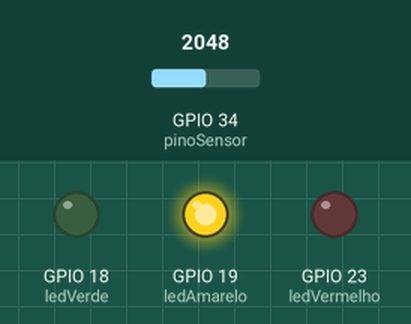
Bench run of a sketch on a simulated ESP32. Parts: output pins drawn as LEDs (lit = HIGH). Inputs (shaded band) come from the test bench; at power-on: GPIO 34 (pinoSensor) = 2048. WiFi joins after 1.5 s; servers stay silent unless stated; no MQTT or app messages arrive unless stated; what the sketch prints to the serial monitor is not drawn.

Above: at 5.7 s.
5.8 s: GPIO 34 (pinoSensor) set to 1555
8.1 s: GPIO 34 (pinoSensor) set to 1467
At 9.1 s:
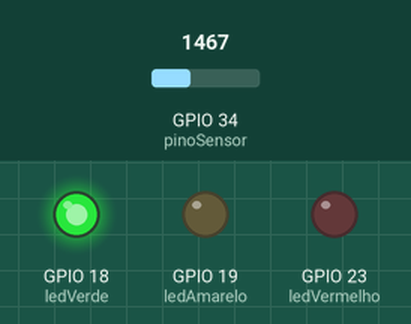
9.6 s: GPIO 34 (pinoSensor) set to 3040
At 11.0 s:
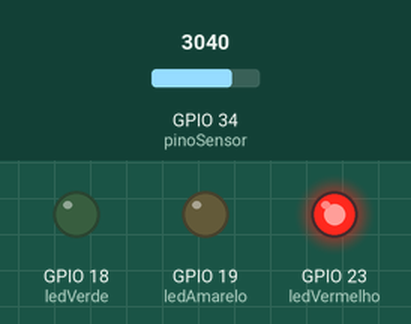
15.0 s: GPIO 34 (pinoSensor) set to 2944
At 15.8 s:
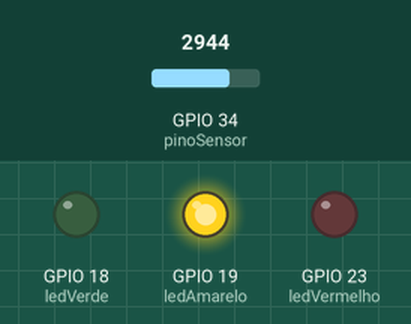
Timing chart, 0 to 17.8 s (numbered marks = the images above; inputs shaded):
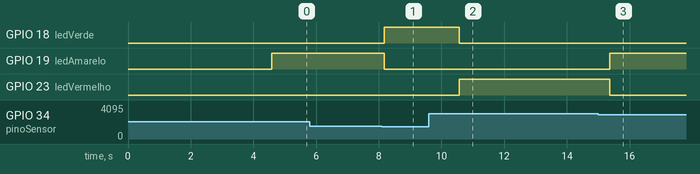

The sketch:

sketch.ino
```cpp
#include <WiFi.h>
#include <WiFiClient.h>
#include <PubSubClient.h>

// Intervalo de tempo entre as leituras (em milissegundos)
long tempoAnterior = 0;
int intervaloLeitura = 1200;

// Pinos dos LEDs
const int ledVermelho = 23;
const int ledAmarelo = 19;
const int ledVerde = 18;

// Pino analógico simulado (use 34 no Wokwi)
const int pinoSensor = 34;

// Credenciais Wi-Fi
const char* ssid = "Wokwi-GUEST";
const char* senha = "";

// Informações do broker MQTT
const char* brokerMQTT = "broker.hivemq.com";
const char* nomeClienteMQTT = "MonitorNivelAgua";
const int portaMQTT = 1883;

// Objetos para conexão Wi-Fi e MQTT
WiFiClient clienteWiFi;
PubSubClient clienteMQTT(clienteWiFi);

// Função para conectar ao Wi-Fi
void conectarWiFi() {
  WiFi.begin(ssid, senha);
  Serial.print("Conectando ao Wi-Fi");
  while (WiFi.status() != WL_CONNECTED) {
    delay(500);
    Serial.print(".");
  }
  Serial.println("\n✅ Conectado ao Wi-Fi!");
  Serial.print("IP: ");
  Serial.println(WiFi.localIP());
}

// Callback para mensagens recebidas via MQTT
void tratarMensagem(char* topico, byte* carga, unsigned int tamanho) {
  String mensagemRecebida;

  for (int i = 0; i < tamanho; i++) {
    mensagemRecebida += (char)carga[i];
  }

  Serial.print("📩 Mensagem recebida do tópico ");
  Serial.print(topico);
  Serial.print(": ");
  Serial.println(mensagemRecebida);
}

// Função para conectar ao broker MQTT
void conectarMQTT() {
  while (!clienteMQTT.connected()) {
    Serial.print("🔄 Conectando ao broker MQTT... ");
    if (clienteMQTT.connect(nomeClienteMQTT)) {
      Serial.println("✅ Conectado com sucesso!");
      clienteMQTT.subscribe("NivelAgua/Esgoto");
    } else {
      Serial.print("❌ Falha. Código: ");
      Serial.print(clienteMQTT.state());
      Serial.println(" - Tentando novamente em 2s...");
      delay(2000);
    }
  }
}

// Setup inicial
void setup() {
  Serial.begin(9600);
  delay(3000); // Tempo para abrir monitor serial

  // Configura os pinos dos LEDs como saída
  pinMode(ledVerde, OUTPUT);
  pinMode(ledAmarelo, OUTPUT);
  pinMode(ledVermelho, OUTPUT);

  // Apaga todos os LEDs inicialmente
  digitalWrite(ledVerde, LOW);
  digitalWrite(ledAmarelo, LOW);
  digitalWrite(ledVermelho, LOW);

  // Conecta ao Wi-Fi e ao broker MQTT
  conectarWiFi();
  clienteMQTT.setServer(brokerMQTT, portaMQTT);
  clienteMQTT.setCallback(tratarMensagem);
}

// Loop principal
void loop() {
  // Reconecta se perder a conexão MQTT
  if (!clienteMQTT.connected()) {
    conectarMQTT();
  }
  clienteMQTT.loop(); // Mantém a conexão ativa

  long tempoAtual = millis();
  if (tempoAtual - tempoAnterior >= intervaloLeitura) {
    tempoAnterior = tempoAtual;

    // Simula leitura analógica do sensor
    int leituraAnalogica = analogRead(pinoSensor);

    // Converte para string e publica via MQTT
    char mensagemMQTT[10];
    sprintf(mensagemMQTT, "%d", leituraAnalogica);
    clienteMQTT.publish("NivelAgua/Esgoto", mensagemMQTT);

    Serial.print("📤 Nível de água enviado: ");
    Serial.println(leituraAnalogica);

    // Lógica para acender os LEDs com base na faixa de valores
    if (leituraAnalogica <= 1500) {
      // Nível BAIXO: LEDs verde aceso
      digitalWrite(ledVerde, HIGH);
      digitalWrite(ledAmarelo, LOW);
      digitalWrite(ledVermelho, LOW);
    }
    else if (leituraAnalogica <= 3000) {
      // Nível MÉDIO: LED amarelo aceso
      digitalWrite(ledVerde, LOW);
      digitalWrite(ledAmarelo, HIGH);
      digitalWrite(ledVermelho, LOW);
    }
    else {
      // Nível ALTO: LED vermelho aceso
      digitalWrite(ledVerde, LOW);
      digitalWrite(ledAmarelo, LOW);
      digitalWrite(ledVermelho, HIGH);
    }
  }
}
```

Measured:
- the behaviour switches between 1501 and 1500 on GPIO 34 (pinoSensor) (found by bisection; images 0 and 1)
- the behaviour switches between 3001 and 3000 on GPIO 34 (pinoSensor) (found by bisection; images 2 and 3)
- after the input at 5.8 s, every drawn part: stays the same
- after the input at 8.1 s, GPIO 18 (ledVerde): LOW → HIGH after 0.07 s; GPIO 19 (ledAmarelo): HIGH → LOW after 0.07 s
- after the input at 9.6 s, GPIO 18 (ledVerde): HIGH → LOW after 0.97 s; GPIO 23 (ledVermelho): LOW → HIGH after 0.97 s
- after the input at 15.0 s, GPIO 19 (ledAmarelo): LOW → HIGH after 0.37 s; GPIO 23 (ledVermelho): HIGH → LOW after 0.37 s
